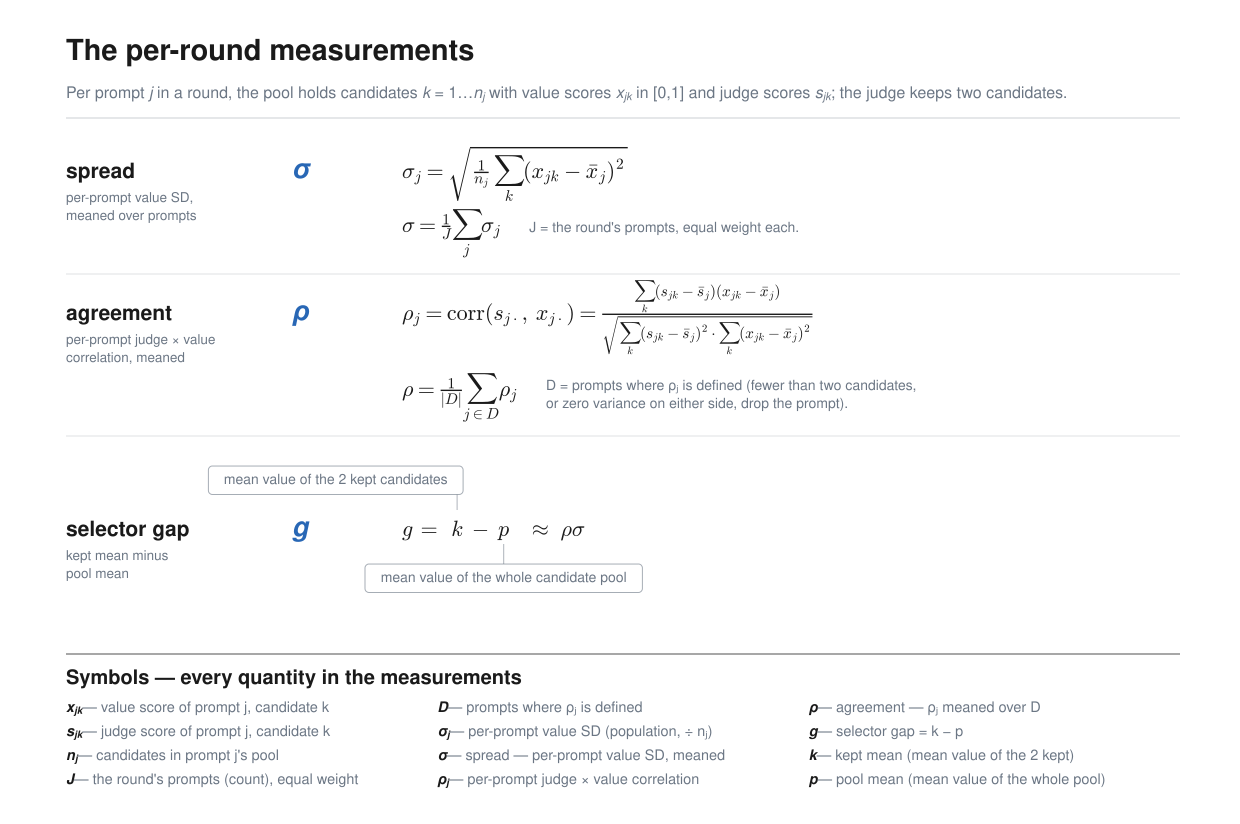

Python code for this plot:
#!/usr/bin/env python3
"""The three per-round measurements of the selection loop (spread, agreement,
selector gap), typeset as a clean definitions panel — every part of every equation
explained AT the equation, so the reader never leaves a formula to hunt through
prose. Replaces an unreadable markdown bullet list, so the whole point is legible
math typography.

This figure is the MEASUREMENTS part only. The round-by-round model those
measurements feed lives in docs/figures/auto/model-recurrence/, and the stochastic
staged-noise rollout lives in docs/figures/auto/staged-noise-forecast/.

The three measurement rows are laid out in hand-built SVG plus matplotlib mathtext
embeds. The spread and agreement rows show BOTH the per-prompt estimator and the
round-level aggregation (the committed mean over prompts), each with a gray gloss
naming its index set. The estimators are typeset with matplotlib's mathtext
(Computer Modern, fontset "cm") and embedded as inline vector glyph paths, so they
read as proper math while the figure stays a single self-contained SVG with no
external font or URL references.

No data file is read — this is a definitions figure. The recipes shown match the
committed scorers:
  scripts/analysis_qwen_selfonly_model_check.py  (sigma_j population SD, rho_j =
      Pearson(s_jk, x_jk), gap_j = kept mean - pool mean; round = MEAN over prompts,
      rho over prompts where the correlation is defined)
  scripts/analysis_spread_util_unified.py         (spread = MEAN over prompts of the
      within-prompt population SD; each prompt measured on its own, weighted equally)

Style reference: docs/figures/src/make_figures.py (Owain Evans-lab house style).
Palette constants, esc(), and wrap() are copied here verbatim so this generator is
self-contained (stdlib only + matplotlib for the mathtext glyphs). Run from this
directory:  uv run --with matplotlib python3 state-variables.py
"""
import os
import io
import re

import matplotlib
matplotlib.use("Agg")
matplotlib.rcParams["mathtext.fontset"] = "cm"   # Computer Modern: reads as proper math
matplotlib.rcParams["svg.fonttype"] = "path"     # glyphs as vector paths (no font dependency)
import matplotlib.pyplot as plt
from matplotlib.textpath import TextPath
from matplotlib.font_manager import FontProperties

HERE = os.path.dirname(os.path.abspath(__file__))

# accurate on-page width of a plain SVG <text> string, so annotation boxes hug their
# text with symmetric padding instead of trusting a flat per-character guess. Measured
# from a real glyph path; the 0.95 factor maps matplotlib's DejaVu Sans metrics down to
# the Helvetica/Arial the SVG actually renders in (DejaVu runs a few percent wider).
_LABEL_FONT = FontProperties(family="DejaVu Sans")


def text_width_px(s, size):
    if not s:
        return 0.0
    return 0.95 * TextPath((0, 0), s, size=size, prop=_LABEL_FONT).get_extents().width

# --- palette copied verbatim from make_figures.py -----------------------------
INK = "#1a1a1a"
BLUE = "#2867b5"       # self-judge series
GREEN = "#3a7d44"      # frozen-judge series / value-move
RED = "#b5342c"        # reversal / warning emphasis
GRAY = "#6b7684"       # recessive only (guides, muted text)
KEY_FILL = "#eef5ee"

FONT = "Helvetica, Arial, sans-serif"


def esc(s):
    return s.replace("&", "&amp;").replace("<", "&lt;").replace(">", "&gt;")


def wrap(text, width):
    words, lines, cur = text.split(), [], ""
    for w in words:
        if len(cur) + len(w) + 1 > width and cur:
            lines.append(cur)
            cur = w
        else:
            cur = f"{cur} {w}".strip()
    if cur:
        lines.append(cur)
    return lines


# --- real math typesetting via matplotlib mathtext ---------------------------
# Each display equation is rendered by matplotlib's mathtext to an in-memory SVG,
# then its glyph-path group is lifted out and inlined here. matplotlib emits the
# glyphs as <path>s referenced by <use> elements; those references are same-document
# (never external), and every id is namespaced per equation so multiple equations
# coexist in one file. No external LaTeX binary is used (mathtext only), so the
# figure stays stdlib-plus-matplotlib self-contained.
_EQ_COUNTER = [0]


def embed_math(mathstr, x, y_baseline, fontsize=22, scale=1.0, color=INK):
    """Typeset one equation and return (svg_group, advance_width_px). The group
    lands its baseline-left origin at (x, y_baseline) in this figure's pixel
    coordinates; advance_width_px is the on-page width of the typeset content, so
    pieces can be placed side by side and each term's x-extent is known. Passing the
    same fontsize and scale to every call keeps the on-page glyph size identical."""
    _EQ_COUNTER[0] += 1
    prefix = f"m{_EQ_COUNTER[0]}_"
    fig = plt.figure()
    fig.text(0, 0, mathstr, fontsize=fontsize)
    buf = io.StringIO()
    fig.savefig(buf, format="svg", transparent=True, bbox_inches="tight",
                pad_inches=0.01)
    plt.close(fig)
    doc = buf.getvalue()
    # the whole equation is one glyph group: <g transform="translate(tx ty) scale(..)">
    m = re.search(r'<g transform="translate\(([\d.]+) ([\d.eE+-]+)\) scale\([^)]*\)">',
                  doc)
    if not m:
        raise RuntimeError("could not locate mathtext glyph group in matplotlib SVG")
    tx, ty = float(m.group(1)), float(m.group(2))
    # tight-bbox width in points; content spans (tx .. width_pt - pad), pad = tx
    mw = re.search(r'<svg[^>]*?width="([\d.]+)pt"', doc)
    width_pt = float(mw.group(1))
    advance = scale * (width_pt - 2 * tx)
    start = m.start()
    end = doc.index("</g>", start) + len("</g>")   # no nested <g> inside the group
    frag = doc[start:end]
    # namespace every glyph id and its <use> reference so equations never collide
    frag = re.sub(r'id="([^"]+)"', rf'id="{prefix}\1"', frag)
    frag = re.sub(r'(xlink:href|href)="#([^"]+)"', rf'\1="#{prefix}\2"', frag)
    dx = x - scale * tx
    dy = y_baseline - scale * ty
    svg = (f'<g transform="translate({dx:.3f} {dy:.3f}) scale({scale})" '
           f'fill="{color}">{frag}</g>')
    return svg, advance


def measure(mathstr, fontsize=22, scale=1.0):
    """On-page advance width of a typeset equation (the glyphs are discarded)."""
    return embed_math(mathstr, 0, 0, fontsize=fontsize, scale=scale)[1]


# --- tiny math-typesetting engine --------------------------------------------
# Everything is placed by an advancing cursor so glyph runs, subscripts and the
# minus operator can be drawn at exact positions. Widths are approximate Helvetica
# advances; the render is inspected visually before shipping.
def _adv(text, size, f=0.56):
    return len(text) * size * f


def T(x, y, s, size, color=INK, italic=False, weight="normal", anchor="start"):
    st = ' font-style="italic"' if italic else ''
    return (f'<text x="{x:.1f}" y="{y:.1f}" font-size="{size:.2f}" fill="{color}" '
            f'font-weight="{weight}"{st} text-anchor="{anchor}" '
            f'font-family="{FONT}">{esc(s)}</text>')


def render_run(tokens, x, y, base=23, color=INK):
    """Lay a list of math tokens left-to-right from (x, y baseline).
    Token kinds:
      ('g', text, italic)       ordinary glyph run
      ('sub', text[, italic])   subscript (small, lowered)
      ('sup', text)             superscript (small, raised)
      ('op', text)              binary operator with padding on both sides
      ('sp', px)                explicit horizontal space
    Returns (svg_pieces, x_end).
    """
    out, cur = [], x
    for tok in tokens:
        k = tok[0]
        if k == 'g':
            txt, it = tok[1], tok[2]
            out.append(T(cur, y, txt, base, color, it))
            cur += _adv(txt, base)
        elif k == 'sub':
            txt = tok[1]
            it = tok[2] if len(tok) > 2 else False
            ss = base * 0.66
            out.append(T(cur, y + base * 0.30, txt, ss, color, it))
            cur += _adv(txt, ss)
        elif k == 'sup':
            txt = tok[1]
            ss = base * 0.66
            out.append(T(cur, y - base * 0.46, txt, ss, color))
            cur += _adv(txt, ss)
        elif k == 'op':
            txt = tok[1]
            cur += base * 0.22
            out.append(T(cur, y, txt, base, color))
            cur += _adv(txt, base) + base * 0.22
        elif k == 'sp':
            cur += tok[1]
    return out, cur


# --- annotation helpers -------------------------------------------------------
def tick(cx, y_from, y_to, color=GRAY, width=1.0, opacity=0.6):
    return (f'<line x1="{cx:.1f}" y1="{y_from:.1f}" x2="{cx:.1f}" y2="{y_to:.1f}" '
            f'stroke="{color}" stroke-width="{width}" opacity="{opacity}"/>')


def term_label(cx, y_base, row_y, label, anchor="middle", size=14, color=GRAY):
    """A thin leader line from just below the equation term down to a BOXED gray
    label. The line terminates exactly on the box's top edge (touching it, not
    floating) so it is unambiguous which text connects to which term. The box is a
    light rounded rectangle, thin stroke in the same muted gray as the leader, with
    ~6px of padding on EVERY side. The box is sized from the text's real rendered
    width and the text is centered inside it, so the padding is symmetric (no empty
    gap on one side). The leader still attaches at cx; the anchor only decides which
    way the box extends from cx so stacked labels don't collide."""
    pad = 6.0
    w = text_width_px(label, size)
    if anchor == "end":
        box_r = cx + pad
        box_l = cx - w - pad
    elif anchor == "start":
        box_l = cx - pad
        box_r = cx + w + pad
    else:  # middle
        box_l, box_r = cx - w / 2.0 - pad, cx + w / 2.0 + pad
    box_top = row_y - size * 0.86 - pad
    box_bot = row_y + size * 0.32 + pad
    text_cx = (box_l + box_r) / 2.0
    if row_y < y_base:                  # label ABOVE the equation
        leader = tick(cx, y_base - 26, box_bot, opacity=0.55)
    else:                               # label below (the default)
        leader = tick(cx, y_base + 8, box_top, opacity=0.55)
    return [
        leader,
        f'<rect x="{box_l:.1f}" y="{box_top:.1f}" width="{box_r-box_l:.1f}" '
        f'height="{box_bot-box_top:.1f}" rx="4" ry="4" fill="#ffffff" '
        f'fill-opacity="0.92" stroke="{GRAY}" stroke-width="1" opacity="0.6"/>',
        T(text_cx, row_y, label, size, color, anchor="middle"),
    ]


# --- geometry -----------------------------------------------------------------
W = 1240
NAME_X = 66          # left column: bold name
SYM_X = 300          # italic symbol glyph
FX = 402             # formula column start
FORM_BASE = 23
EQ_FS = 22.0         # mathtext point size (x-height matches the surrounding prose)

body = []

# ---- headline (descriptive, orientation only) ----
body.append(f'<text x="{NAME_X}" y="60" font-size="29" font-weight="bold" '
            f'fill="{INK}" font-family="{FONT}">The per-round measurements</text>')


# ---- setup line (small, gray). Flowing <tspan>s kern naturally. ----
def var(t):
    return f'<tspan font-style="italic">{esc(t)}</tspan>'


def sub(t):
    return (f'<tspan font-size="11" baseline-shift="-20%" '
            f'font-style="italic">{esc(t)}</tspan>')


setup = (f'<text x="{NAME_X}" y="98" font-size="16" fill="{GRAY}" '
         f'font-family="{FONT}">'
         f'Per prompt {var("j")} in a round, the pool holds candidates '
         f'{var("k")} = 1…{var("n")}{sub("j")} with value scores '
         f'{var("x")}{sub("jk")} in [0,1] and judge scores '
         f'{var("s")}{sub("jk")};  the judge keeps two candidates.</text>')
body.append(setup)

body.append(f'<line x1="{NAME_X}" y1="118" x2="{W-60}" y2="118" '
            f'stroke="{GRAY}" stroke-width="1" opacity="0.35"/>')


def name_cell(baseline, name, sym, desc=None):
    s = [f'<text x="{NAME_X}" y="{baseline:.1f}" font-size="21" '
         f'font-weight="bold" fill="{INK}" font-family="{FONT}">'
         f'{esc(name)}</text>']
    if desc:
        for i, ln in enumerate(desc if isinstance(desc, list) else [desc]):
            s.append(f'<text x="{NAME_X}" y="{baseline + 24 + i*18:.1f}" '
                     f'font-size="13.5" fill="{GRAY}" font-family="{FONT}">'
                     f'{esc(ln)}</text>')
    if sym:
        s.append(f'<text x="{SYM_X}" y="{baseline:.1f}" font-size="27" '
                 f'font-weight="bold" font-style="italic" fill="{BLUE}" '
                 f'text-anchor="middle" font-family="{FONT}">{esc(sym)}</text>')
    return s


def prose(x, top_y, lines, size=15, color=GRAY, dy=20):
    out = []
    for i, ln in enumerate(lines):
        out.append(f'<text x="{x}" y="{top_y+i*dy:.1f}" font-size="{size}" '
                   f'fill="{color}" font-family="{FONT}">{esc(ln)}</text>')
    return out


def divider(y):
    body.append(f'<line x1="{NAME_X}" y1="{y:.1f}" x2="{W-60}" y2="{y:.1f}" '
                f'stroke="{GRAY}" stroke-width="1" opacity="0.22"/>')


# =========================== ROW 1 : spread sigma ============================
r1 = 178
body += name_cell(r1, "spread", "σ", ["per-prompt value SD,", "meaned over prompts"])
# per-prompt estimator (mathtext, same machinery and size as everywhere)
eq_s1, _ = embed_math(
    r"$\sigma_j = \sqrt{\frac{1}{n_j}\,\sum_k (x_{jk}-\bar{x}_j)^2}$",
    FX, r1, EQ_FS)
body.append(eq_s1)
# round-level aggregation:  sigma = (1/J) Sigma_j sigma_j   (committed = mean over prompts)
r1b = r1 + 54
eq_s2, w_s2 = embed_math(r"$\sigma = \frac{1}{J}\sum_j \sigma_j$", FX, r1b, EQ_FS)
body.append(eq_s2)
body += prose(FX + w_s2 + 28, r1b,
              ["J = the round's prompts, equal weight each."], size=14)
divider(r1b + 42)

# =========================== ROW 2 : agreement rho ===========================
r2 = r1b + 88
body += name_cell(r2, "agreement", "ρ", ["per-prompt judge × value", "correlation, meaned"])
# whole per-prompt line as ONE mathtext embed (corr prefix + Pearson fraction) so
# the two = signs align; same machinery and size as everywhere.
CORR = (r"$\rho_j = \mathrm{corr}(s_{j\cdot},\, x_{j\cdot}) = "
        r"\frac{\sum_k (s_{jk}-\bar{s}_j)(x_{jk}-\bar{x}_j)}"
        r"{\sqrt{\sum_k (s_{jk}-\bar{s}_j)^2 \cdot "
        r"\sum_k (x_{jk}-\bar{x}_j)^2}}$")
eq_c, _ = embed_math(CORR, FX, r2, EQ_FS)
body.append(eq_c)
# round-level aggregation:  rho = (1/|D|) Sigma_{j in D} rho_j  (proper |D| bars)
r2b = r2 + 76
eq_a, w_a = embed_math(r"$\rho = \frac{1}{|D|}\sum_{j\in D}\rho_j$",
                       FX, r2b, EQ_FS)
body.append(eq_a)
body += prose(FX + w_a + 28, r2b - 6, [
    "D = prompts where ρⱼ is defined (fewer than two candidates,",
    "or zero variance on either side, drop the prompt).",
], size=14, dy=18)
divider(r2b + 40)

# =========================== ROW 3 : selector gap g ==========================
r3 = r2b + 140
body += name_cell(r3, "selector gap", "g", ["kept mean minus", "pool mean"])
# typeset g = k − p as mathtext (same face/size as the other equations),
# in four sequential embeds so k and p keep exact label-anchor positions.
GAP = 9.0
e_g, w_g = embed_math(r"$g \, =$", FX, r3, EQ_FS)
x = FX + w_g + GAP
e_k, w_k = embed_math(r"$k$", x, r3, EQ_FS)
k_center = x + w_k / 2
x += w_k + GAP
e_m, w_m = embed_math(r"$-$", x, r3, EQ_FS)
x += w_m + GAP
e_p, w_p = embed_math(r"$p$", x, r3, EQ_FS)
p_center = x + w_p / 2
x_p1 = x + w_p
body += [e_g, e_k, e_m, e_p]
# tick + label under k (kept mean) and under p (pool mean), staggered rows
body += term_label(k_center, r3, r3 - 52, "mean value of the 2 kept candidates", anchor="end")
body += term_label(p_center, r3, r3 + 46, "mean value of the whole candidate pool")
# forecast as a small gray note to the RIGHT of the equation (same style/placement as
# the one-round clip note): the row reads  g = k − p   then, off right,  ≈ ρσ
e_a, w_a = embed_math(r"$\approx\ \rho\sigma$", x_p1 + 2 * GAP, r3, EQ_FS)
body.append(e_a)

# =============== SYMBOL TABLE (every quantity in the measurements defined) ====
# So no symbol appears anywhere above without a definition somewhere on the page.
# Terse restatements of the row/gloss definitions, collected in one place. This
# figure's symbols only — the model's and rollout's own symbols live with those
# figures (docs/figures/auto/model-recurrence, docs/figures/auto/staged-noise-forecast).
sym_top = r3 + 118
body.append(f'<line x1="{NAME_X}" y1="{sym_top:.1f}" x2="{W-60}" y2="{sym_top:.1f}" '
            f'stroke="{INK}" stroke-width="1.4" opacity="0.55"/>')
body.append(f'<text x="{NAME_X}" y="{sym_top+30:.1f}" font-size="20" '
            f'font-weight="bold" fill="{INK}" font-family="{FONT}">'
            f'Symbols — every quantity in the measurements</text>')


# The symbol column is set with REAL SVG-tspan subscripts (not unicode subscript
# characters, which Helvetica/Arial does not carry for g/q/ρ/obs and renders flat).
# Markup: "_x" makes the next char a subscript, "_{ab}" a multi-char subscript;
# everything else is an ordinary base glyph.
def sym_tspans(markup):
    parts, i = [], 0
    while i < len(markup):
        if markup[i] == '_':
            i += 1
            if i < len(markup) and markup[i] == '{':
                j = markup.index('}', i)
                parts.append(('sub', markup[i + 1:j]))
                i = j + 1
            else:
                parts.append(('sub', markup[i]))
                i += 1
        else:
            start = i
            while i < len(markup) and markup[i] != '_':
                i += 1
            parts.append(('base', markup[start:i]))
    out = []
    for kind, txt in parts:
        if kind == 'base':
            out.append(f'<tspan font-style="italic" font-weight="bold" '
                       f'fill="{INK}">{esc(txt)}</tspan>')
        else:
            out.append(f'<tspan font-style="italic" font-weight="bold" '
                       f'fill="{INK}" font-size="10" baseline-shift="-18%">'
                       f'{esc(txt)}</tspan>')
    return "".join(out)


# (symbol-markup, definition) — only the measurement quantities
SYMBOLS = [
    ("x_{jk}", "value score of prompt j, candidate k"),
    ("s_{jk}", "judge score of prompt j, candidate k"),
    ("n_j", "candidates in prompt j's pool"),
    ("J", "the round's prompts (count), equal weight"),
    ("D", "prompts where ρⱼ is defined"),
    ("σ_j", "per-prompt value SD (population, ÷ nⱼ)"),
    ("σ", "spread — per-prompt value SD, meaned"),
    ("ρ_j", "per-prompt judge × value correlation"),
    ("ρ", "agreement — ρⱼ meaned over D"),
    ("g", "selector gap = k − p"),
    ("k", "kept mean (mean value of the 2 kept)"),
    ("p", "pool mean (mean value of the whole pool)"),
]
COLS = 3
ROWS = (len(SYMBOLS) + COLS - 1) // COLS
col_w = (W - 60 - NAME_X) / COLS
sym_row0 = sym_top + 58
for i, (symb, defn) in enumerate(SYMBOLS):
    c, rr = i // ROWS, i % ROWS
    x = NAME_X + c * col_w
    y = sym_row0 + rr * 24
    body.append(
        f'<text x="{x:.1f}" y="{y:.1f}" font-size="14.5" font-family="{FONT}">'
        f'{sym_tspans(symb)}'
        f'<tspan fill="{GRAY}">  —  {esc(defn)}</tspan></text>')

H = sym_row0 + (ROWS - 1) * 24 + 40

svg = (f'<svg xmlns="http://www.w3.org/2000/svg" '
       f'xmlns:xlink="http://www.w3.org/1999/xlink" viewBox="0 0 {W} {H}" '
       f'font-family="{FONT}">\n<rect width="{W}" height="{H}" fill="white"/>\n'
       + "\n".join(body) + "\n</svg>")

OUT = os.path.join(HERE, "state-variables.svg")
with open(OUT, "w") as f:
    f.write(svg)
print(f"wrote {OUT}  ({W}x{H})")
